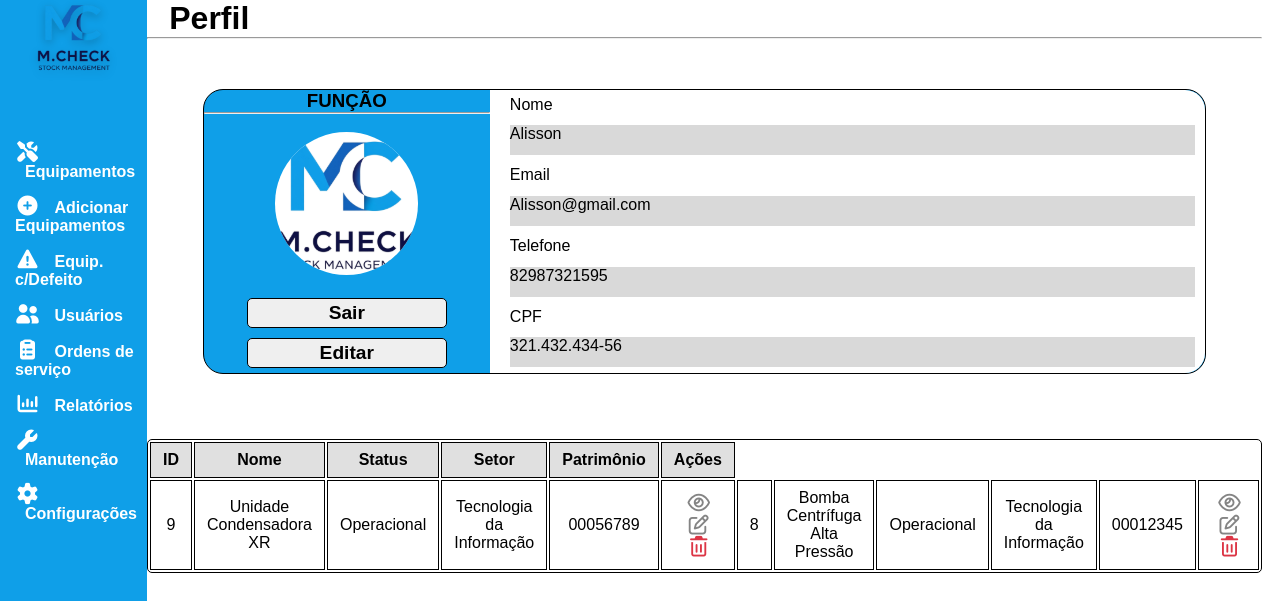
The page /Perfil/perfil.php (signed in) on the database its author committed.
### tables this page shows
CREATE TABLE IF NOT EXISTS `equipamentos` (
  `equipamento_id` int NOT NULL AUTO_INCREMENT,
  `nome_equipamento` varchar(255) NOT NULL,
  `tipo_equipamento` varchar(100) NOT NULL,
  `status` enum('Em manutenção','Precisa de reparo','Operacional') NOT NULL,
  `localizacao` varchar(255) NOT NULL,
  `fabricante` varchar(100) NOT NULL,
  `numero_modelo` varchar(100) DEFAULT NULL,
  `numero_serie` varchar(100) DEFAULT NULL,
  `criticidade` enum('alta','media','baixa') DEFAULT NULL,
  `departamento` varchar(100) NOT NULL,
  `atribuido_a` enum('Tecnologia da Informação','Saúde e Bem-Estar','Serviços Financeiros','Varejo e Comércio','Educação','Construção Civil','Indústria Manufatureira','Mídia e Entretenimento','Governo e Setor Público','Turismo e Hotelaria','Serviços Imobiliários','Biotecnologia','Sustentabilidade e Meio Ambiente','Marketing e Publicidade','Indústria Alimentícia','Consultoria','Setor Agrícola','Energia','Transporte e Logística','Recursos Humanos') DEFAULT NULL,
  `data_instalacao` date NOT NULL,
  `data_compra` date NOT NULL,
  `custo_compra` decimal(10,2) NOT NULL,
  `data_termino_garantia` date NOT NULL,
  `especificacoes` text,
  `dados_uso` text NOT NULL,
  `notas` text,
  `data_registro` datetime NOT NULL DEFAULT CURRENT_TIMESTAMP,
  `ultima_atualizacao` datetime NOT NULL DEFAULT CURRENT_TIMESTAMP ON UPDATE CURRENT_TIMESTAMP,
  `patrimonio` varchar(18) NOT NULL,
  `cnpj_empresa` varchar(18) NOT NULL,
  PRIMARY KEY (`equipamento_id`),
  UNIQUE KEY `numero_serie` (`numero_serie`),
  KEY `FK_equipamentos_empresas` (`cnpj_empresa`),
  KEY `FK_equipamentos_setores` (`atribuido_a`),
  CONSTRAINT `FK_equipamentos_empresas` FOREIGN KEY (`cnpj_empresa`) REFERENCES `empresas` (`cnpj`),
  CONSTRAINT `FK_equipamentos_setores` FOREIGN KEY (`atribuido_a`) REFERENCES `setores` (`setores`)
);

### Perfil/perfil.php (the view, shortened to what this page needs)
<?php
include_once('../php/config.php');
$setor = $_SESSION['setor'];
try {
    $stmt = $conn->prepare("SELECT * FROM equipamentos WHERE atribuido_a = ? ORDER BY equipamento_id DESC");
    $stmt->execute([$setor]);
    $equipamentos = $stmt->fetchAll(PDO::FETCH_ASSOC);
} catch (PDOException $e) {
    echo "Erro ao buscar os dados: " . $e->getMessage();
    exit();
}
?>
<!DOCTYPE html>
<html lang="pt-br">
<head>
    <link rel="stylesheet" href="https://cdnjs.cloudflare.com/ajax/libs/font-awesome/7.0.0/css/all.min.css" />
    <link rel="stylesheet" href="perfil.css">
</head>
<body>
    <main>
        <nav>
            <img class="nav" src="../logo.svg" alt="">
            <ul>
                <li>
                    <i class="fa-solid fa-screwdriver-wrench"></i>
                    <a href="">Equipamentos</a>
                </li>
                <li>
                    <i class="fas fa-plus-circle"></i>
                    <a href="">Adicionar Equipamentos</a>
                </li>
                <li>
                    <i class="fas fa-exclamation-triangle"></i>
                    <a href="">Equip. c/Defeito</a>
                </li>
                <li>
                    <i class="fa-solid fa-user-group"></i>
                    <a href="">Usuários</a>
                </li>
                <li>
                    <i class="fas fa-clipboard-list"></i>
                    <a href="">Ordens de serviço</a>
                </li>
                <li>
                    <i class="fas fa-chart-column"></i>
                    <a href="">Relatórios</a>
                </li>
                <li>
                    <i class="fa-solid fa-wrench"></i>
                    <a href="">Manutenção</a>
                </li>
                <li>
                    <i class="fa-solid fa-gear"></i>
                    <a href="">Configurações</a>
                </li>
            </ul>
        </nav>
        <form action="" method="post">
            <h1>Perfil</h1>
            <hr>
            <article>
                <section class="card">
                    <header>
                        <h3>FUNÇÃO</h3>
                        <hr><br>
                        <img src="../Cadastro Usuário/logo.svg" alt="Foto do usuário"><br>
                        <button>Sair</button>
                        <button>Editar</button>
                    </header>
                    <dl>
                        <dt>Nome</dt>
                        <dd><?php echo htmlspecialchars($_SESSION['username']); ?></h2></dd>
                        <dt>Email</dt>
                        <dd><?php echo htmlspecialchars($_SESSION['email']); ?></h2></dd>
                        <dt>Telefone</dt>
                        <dd><?php echo htmlspecialchars($_SESSION['telefone']); ?></h2></dd></dd>
                        <dt>CPF</dt>
                        <dd><?php echo htmlspecialchars($_SESSION['cpf']); ?></h2></dd></dd>
                    </dl>
                </section>
            </article>
            <section class="s-table">
                <table class="table">
                    <thead>
                        <tr>
                            <th>ID</th>
                            <th>Nome</th>
                            <th>Status</th>
                            <th>Setor</th>
                            <th>Patrimônio</th>
                            <th>Ações</th>
                        </tr>
                    </thead>
                    <tbody>
                        <tr>
                            <?php if ($equipamentos): ?>
                            <?php foreach ($equipamentos as $equip): ?>
                            <td><?= htmlspecialchars($equip['equipamento_id']) ?></td>
                            <td><?= htmlspecialchars($equip['nome_equipamento']) ?></td>
                            <td><?= htmlspecialchars($equip['status']) ?></td>
                            <td><?= htmlspecialchars($equip['atribuido_a']) ?></td>
                            <td><?= htmlspecialchars($equip['patrimonio']) ?></td>
                            <td>
                                <button><i class="fa-regular fa-eye"></i></button>
                                <button><i class="fa-regular fa-pen-to-square"></i></button>
                                <button><i class="fa-regular fa-trash-can"></i></button>
                            </td>
                            <?php endforeach; ?>
                            <?php endif; ?>
                        </tr>
                    </tbody>
                </table>
            </section>
        </form>
    </main>
</body>
</html>

### Perfil/perfil.css (style rules this page uses)
* { margin: 0; font-family: Arial, Helvetica, sans-serif; box-sizing: border-box; }
main { width: 100vw; height: 100vh; display: flex; }
nav { background: #0F9FE8; width: 25vw; text-align: center; }
nav img { width: 50%; margin-bottom: 50px; filter: drop-shadow(0 0.2rem 0.25rem rgba(0, 0, 0, 0.2)); }
ul { width: auto; padding: 0; text-align: left; list-style-type: none; }
li { width: auto; margin: 15px 0 5px 15px; }
i { font-size: 20px; color: #fff; }
a { margin-left: 10px; color: #fff; text-decoration: none; font-weight: bold; }
form { width: 100%; height: auto; }
form h1 { margin-left: 2%; }
article { width: 100%; height: auto; display: flex; justify-content: center; }
header { width: 40%; display: flex; flex-direction: column; }
header h3 { align-self: center; }
header img { background: #fff; width: 50%; align-self: center; border-radius: 50%; }
header button { width: 70%; height: 30px; align-self: center; margin: 5px 0; border: 1px solid #000; border-radius: 5px; font-size: larger; font-weight: bold; }
.card { background-color: #0F9FE8; width: 90%; margin: 50px; display: flex; border: 1px solid #000; border-radius: 20px; }
dl { background: #fff; width: 100%; display: flex; flex-direction: column; justify-content: space-around; border-radius: 0 20px 20px 0; }
dt, dd { margin: 0 10px 0 20px; }
dd { background: #D9D9D9; height: 30px; }
.s-table { height: auto; display: flex; justify-content: center; }
.table { width: 90%; margin: 15px 0; border: 1px solid #000; border-radius: 5px; border-collapse: separate; }
th, td { padding: 8px 12px; border: 1px solid #000; text-align: center; }
thead { background: #e0e0e0; }
td button { border: none; width: 35px; background: none; }
i.fa-eye { color: #848484; }
i.fa-pen-to-square { color: #848484; }
i.fa-trash-can { color: #dc3545; }

### rows shown on the page
equipamentos: equipamento_id "9", nome_equipamento "Unidade Condensadora XR", status "Operacional", atribuido_a "Tecnologia da Informação", patrimonio "00056789"
equipamentos: equipamento_id "8", nome_equipamento "Bomba Centrífuga Alta Pressão", status "Operacional", atribuido_a "Tecnologia da Informação", patrimonio "00012345"

### other values the page prints
$_SESSION['username'] "Alisson"
$_SESSION['email'] "Alisson@gmail.com"
$_SESSION['telefone'] "82987321595"
$_SESSION['cpf'] "321.432.434-56"
